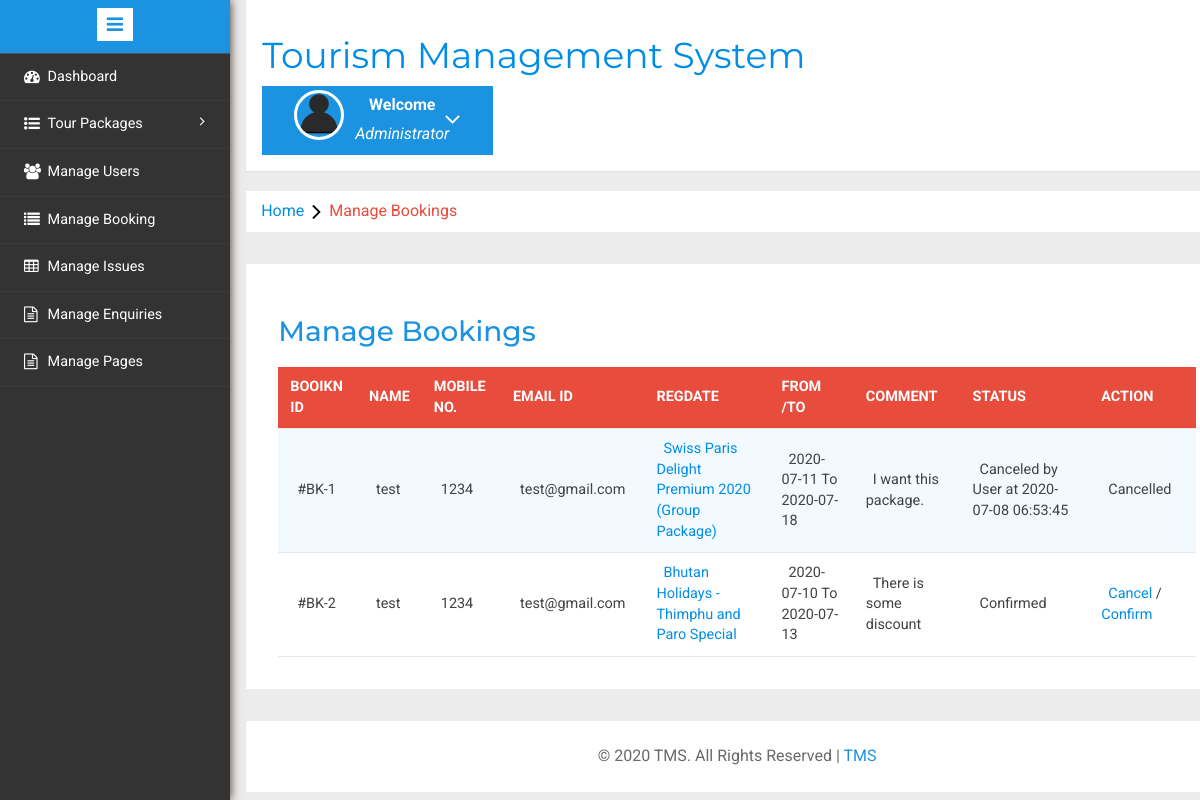
/admin/manage-bookings.php (signed in), run on the app's committed database.
### tables this page shows
CREATE TABLE `tblusers` (
  `id` int(11) NOT NULL,
  `FullName` varchar(100) DEFAULT NULL,
  `MobileNumber` char(10) DEFAULT NULL,
  `EmailId` varchar(70) DEFAULT NULL,
  `Password` varchar(100) DEFAULT NULL,
  `RegDate` timestamp NULL DEFAULT current_timestamp(),
  `UpdationDate` timestamp NULL DEFAULT NULL ON UPDATE current_timestamp()
);

CREATE TABLE `tblbooking` (
  `BookingId` int(11) NOT NULL,
  `PackageId` int(11) DEFAULT NULL,
  `UserEmail` varchar(100) DEFAULT NULL,
  `FromDate` varchar(100) DEFAULT NULL,
  `ToDate` varchar(100) DEFAULT NULL,
  `Comment` mediumtext DEFAULT NULL,
  `RegDate` timestamp NULL DEFAULT current_timestamp(),
  `status` int(11) DEFAULT NULL,
  `CancelledBy` varchar(5) DEFAULT NULL,
  `UpdationDate` timestamp NULL DEFAULT NULL ON UPDATE current_timestamp()
);

CREATE TABLE `tbltourpackages` (
  `PackageId` int(11) NOT NULL,
  `PackageName` varchar(200) DEFAULT NULL,
  `PackageType` varchar(150) DEFAULT NULL,
  `PackageLocation` varchar(100) DEFAULT NULL,
  `PackagePrice` int(11) DEFAULT NULL,
  `PackageFetures` varchar(255) DEFAULT NULL,
  `PackageDetails` mediumtext DEFAULT NULL,
  `PackageImage` varchar(100) DEFAULT NULL,
  `Creationdate` timestamp NULL DEFAULT current_timestamp(),
  `UpdationDate` timestamp NULL DEFAULT NULL ON UPDATE current_timestamp()
);

### admin/manage-bookings.php (the view, shortened to what this page needs)
<?php
include('includes/config.php');
if(strlen($_SESSION['alogin'])==0)
	{
header('location:index.php');
}
else{
	?>
<!DOCTYPE HTML>
<html>
<head>
<link href="css/bootstrap.min.css" rel='stylesheet' type='text/css' />
<link href="css/style.css" rel='stylesheet' type='text/css' />
<link rel="stylesheet" href="css/morris.css" type="text/css"/>
<link href="css/font-awesome.css" rel="stylesheet">
<link rel="stylesheet" type="text/css" href="css/table-style.css" />
<link rel="stylesheet" type="text/css" href="css/basictable.css" />
<link rel="stylesheet" href="css/icon-font.min.css" type='text/css' />
</head>
<body>
   <div class="page-container">
<div class="left-content">
	   <div class="mother-grid-inner">
				<?php include('includes/header.php');?>
				</div>
<ol class="breadcrumb">
                <li class="breadcrumb-item"><a href="index.html">Home</a><i class="fa fa-angle-right"></i>Manage Bookings</li>
            </ol>
<div class="agile-grids">
				<div class="agile-tables">
					<div class="w3l-table-info">
					  <h2>Manage Bookings</h2>
					    <table id="table">
						<thead>
						  <tr>
						  <th>Booikn id</th>
							<th>Name</th>
							<th>Mobile No.</th>
							<th>Email Id</th>
							<th>RegDate </th>
							<th>From /To </th>
							<th>Comment </th>
							<th>Status </th>
							<th>Action </th>
						  </tr>
						</thead>
						<tbody>
<?php $sql = "SELECT tblbooking.BookingId as bookid,tblusers.FullName as fname,tblusers.MobileNumber as mnumber,tblusers.EmailId as email,tbltourpackages.PackageName as pckname,tblbooking.PackageId as pid,tblbooking.FromDate as fdate,tblbooking.ToDate as tdate,tblbooking.Comment as comment,tblbooking.status as status,tblbooking.CancelledBy as cancelby,tblbooking.UpdationDate as upddate from tblusers join  tblbooking on  tblbooking.UserEmail=tblusers.EmailId join tbltourpackages on tbltourpackages.PackageId=tblbooking.PackageId";
$query = $dbh -> prepare($sql);
$query->execute();
$results=$query->fetchAll(PDO::FETCH_OBJ);
$cnt=1;
if($query->rowCount() > 0)
{
foreach($results as $result)
{				?>
						  <tr>
							<td>#BK-<?php echo htmlentities($result->bookid);?></td>
							<td><?php echo htmlentities($result->fname);?></td>
							<td><?php echo htmlentities($result->mnumber);?></td>
							<td><?php echo htmlentities($result->email);?></td>
							<td><a href="update-package.php?pid=<?php echo htmlentities($result->pid);?>"><?php echo htmlentities($result->pckname);?></a></td>
							<td><?php echo htmlentities($result->fdate);?> To <?php echo htmlentities($result->tdate);?></td>
								<td><?php echo htmlentities($result->comment);?></td>
								<td><?php if($result->status==0)
{
echo "Pending";
}
if($result->status==1)
{
echo "Confirmed";
}
if($result->status==2 and $result->cancelby=='u')
{
echo "Canceled by User at " .$result->upddate;
}
?></td>
<?php if($result->status==2)
{
	?><td>Cancelled</td>
<?php } else {?>
<td><a href="manage-bookings.php?bkid=<?php echo htmlentities($result->bookid);?>" onclick="return confirm('Do you really want to cancel booking')" >Cancel</a> / <a href="manage-bookings.php?bckid=<?php echo htmlentities($result->bookid);?>" onclick="return confirm('booking has been confirm')" >Confirm</a></td>
<?php }?>
						  </tr>
						 <?php $cnt=$cnt+1;} }?>
						</tbody>
					  </table>
					</div>
			</div>
<?php include('includes/footer.php');?>
</div>
</div>
						<?php include('includes/sidebarmenu.php');?>
							</div>
</body>
</html>
<?php } ?>

### admin/css/table-style.css (style rules this page uses)
table { background: white; border-collapse: collapse; margin: 1.25em 0 0; width: 100%; }
table tr, table th, table td { border: none; border-bottom: 1px solid #e8e8e8; font-size: .95em; }
table th, table td { padding: 10px 12px; text-align: left; }
table th { background: #e74c3c; color: #fff; text-transform: uppercase; }
table tr td { background: #f3faff; color: #424242; }
table tr:nth-of-type(2n+2) td { background: #ffffff; }
table { width: 100%; }

### data on the page
tblusers: tblbooking.BookingId "1", FullName "test", MobileNumber "1234", EmailId "test@gmail.com", tbltourpackages.PackageName "Swiss Paris Delight Premium 2020 (Group Package)", tblbooking.FromDate "2020-07-11", tblbooking.ToDate "2020-07-18", tblbooking.Comment "I want this package.", tblbooking.UpdationDate "2020-07-08 06:53:45", shows "Cancelled", tblbooking.BookingId "2", tbltourpackages.PackageName "Bhutan Holidays - Thimphu and Paro Special", tblbooking.FromDate "2020-07-10", tblbooking.ToDate "2020-07-13", tblbooking.Comment "There is some discount", shows "Confirmed"
